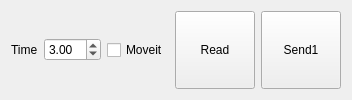
           <widget class="QFrame" name="left_arm_send_frame">
            <property name="minimumSize">
             <size>
              <width>0</width>
              <height>0</height>
             </size>
            </property>
            <property name="maximumSize">
             <size>
              <width>500</width>
              <height>280</height>
             </size>
            </property>
            <layout class="QHBoxLayout" name="horizontalLayout_7">
             <item>
              <widget class="QLabel" name="left_arm_time_txt">
               <property name="sizePolicy">
                <sizepolicy hsizetype="Preferred" vsizetype="Fixed">
                 <horstretch>0</horstretch>
                 <verstretch>0</verstretch>
                </sizepolicy>
               </property>
               <property name="text">
                <string>Time</string>
               </property>
              </widget>
             </item>
             <item>
              <widget class="QDoubleSpinBox" name="left_arm_time">
               <property name="sizePolicy">
                <sizepolicy hsizetype="Preferred" vsizetype="Fixed">
                 <horstretch>0</horstretch>
                 <verstretch>0</verstretch>
                </sizepolicy>
               </property>
               <property name="singleStep">
                <double>0.500000000000000</double>
               </property>
               <property name="value">
                <double>3.000000000000000</double>
               </property>
              </widget>
             </item>
             <item>
              <widget class="QCheckBox" name="left_moveit_check">
               <property name="statusTip">
                <string/>
               </property>
               <property name="autoFillBackground">
                <bool>false</bool>
               </property>
               <property name="text">
                <string>Moveit</string>
               </property>
               <property name="checked">
                <bool>false</bool>
               </property>
               <property name="autoRepeat">
                <bool>false</bool>
               </property>
               <property name="autoExclusive">
                <bool>false</bool>
               </property>
               <property name="tristate">
                <bool>false</bool>
               </property>
              </widget>
             </item>
             <item>
              <widget class="QPushButton" name="left_arm_read">
               <property name="sizePolicy">
                <sizepolicy hsizetype="Preferred" vsizetype="Preferred">
                 <horstretch>0</horstretch>
                 <verstretch>0</verstretch>
                </sizepolicy>
               </property>
               <property name="layoutDirection">
                <enum>Qt::LeftToRight</enum>
               </property>
               <property name="text">
                <string>Read</string>
               </property>
              </widget>
             </item>
             <item>
              <widget class="QPushButton" name="left_arm_send">
               <property name="sizePolicy">
                <sizepolicy hsizetype="Preferred" vsizetype="Preferred">
                 <horstretch>0</horstretch>
                 <verstretch>0</verstretch>
                </sizepolicy>
               </property>
               <property name="text">
                <string>Send1</string>
               </property>
              </widget>
             </item>
            </layout>
           </widget>
